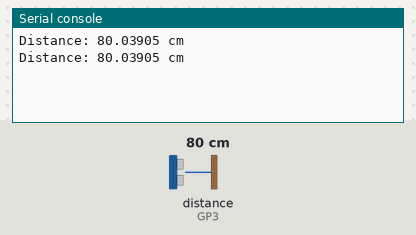
Recording of a program running on a simulated Raspberry Pi Pico running MicroPython. Shown: the last lines printed to the serial console. The inputs (shaded band) are chosen by the test bench; at power-on: distance to the obstacle (sensor on GP3) 80 cm. The echo pulse lasts 58.3 µs per cm.

Above: at 1.2 s.
1.3 s: distance to the obstacle (sensor on GP3) set to 2 cm
At 2.6 s:
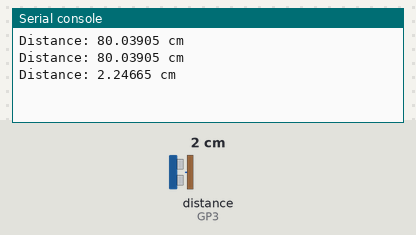
2.8 s: distance to the obstacle (sensor on GP3) set to 4 cm
At 3.8 s:
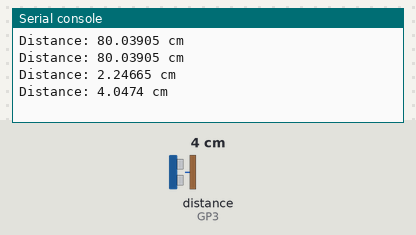
Timing chart, 0 to 5.8 s (numbered marks = the images above; inputs shaded):
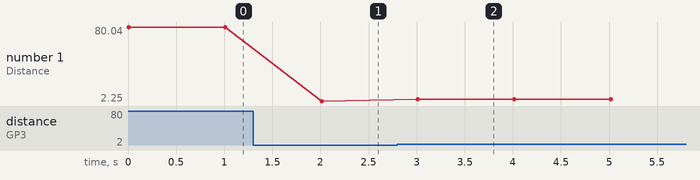

Measured:
- after the input at 1.3 s, the serial console: prints a new line after 0.71 s (image 1)
- after the input at 2.8 s, the serial console: prints a new line after 0.21 s (image 2)
- plotted number 1: 80.04 → 2.25 after the input at 1.3 s, 2.25 → 4.05 after the input at 2.8 s

The program:

ultrasound.py
```python
from machine import Pin
import utime
from time import sleep

trigger = Pin(2, Pin.OUT)
echo = Pin(3, Pin.IN)

while True:
    trigger.low()
    utime.sleep_us(2)  # ২ মাইক্রোসেকেন্ড অপেক্ষা
    trigger.high()
    utime.sleep_us(5)  # ৫ মাইক্রোসেকেন্ড অপেক্ষা
    trigger.low()

    while echo.value() == 0:
        signaloff = utime.ticks_us()  # ট্রিগার পাঠানোর সময় সংরক্ষণ করা হলো

    while echo.value() == 1:
        signalon = utime.ticks_us()  # প্রতিধ্বনি ফেরত আসার সময় সংরক্ষণ করা হলো

    timepassed = signalon - signaloff
    distance = (timepassed * 0.0343) / 2

    print("Distance:", distance, "cm")
    utime.sleep(1)  # ১ সেকেন্ড অপেক্ষা করে আবার পরিমাপ করা হবে
```
